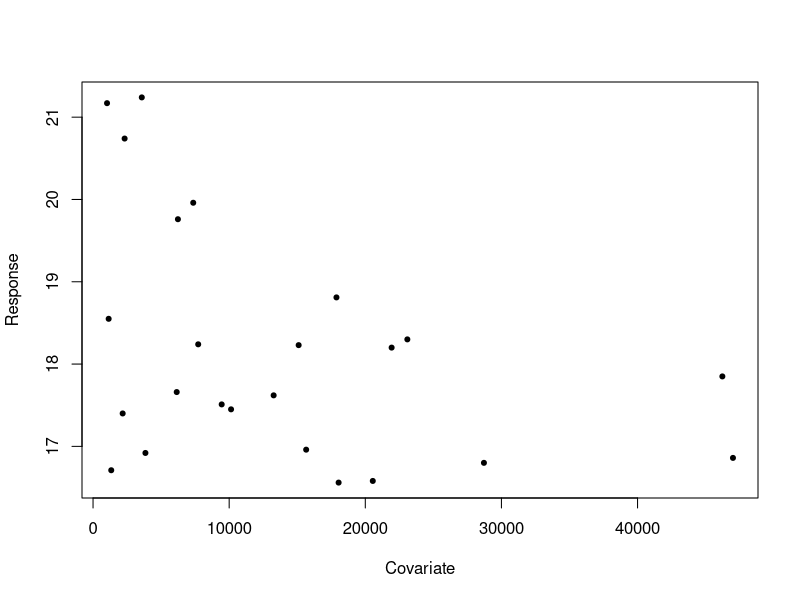
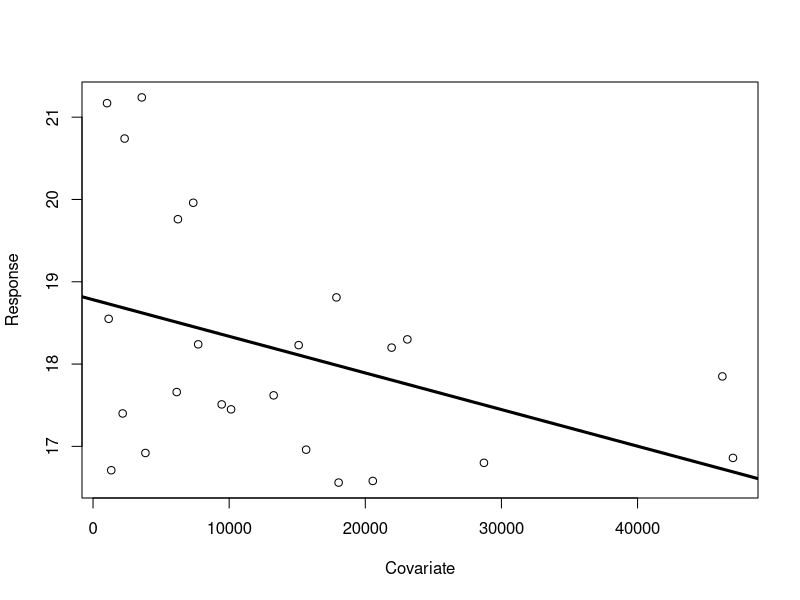
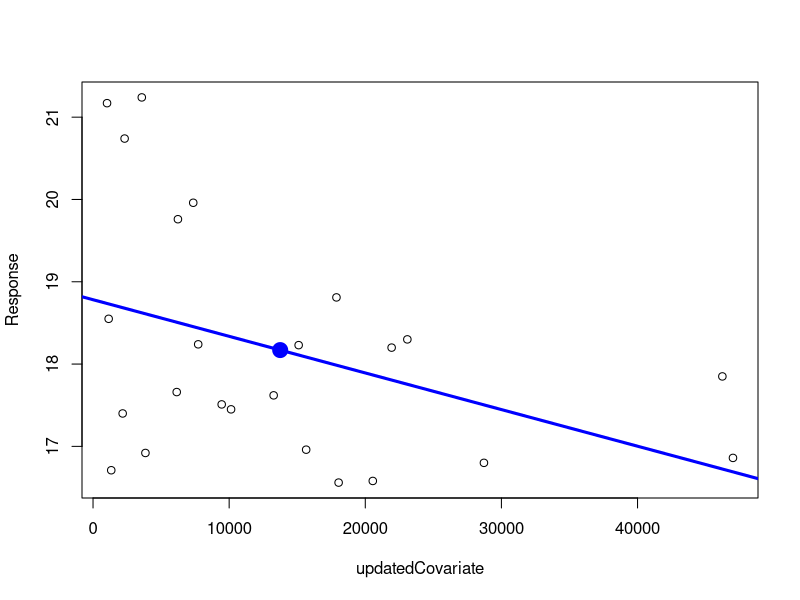

Write R code to recreate these figures, in order.
getwd()
setwd('C:/Users/Susheela/Documents/data analysis/assignment 2')
getwd()
df <- read.csv("bus.csv",header=TRUE)
df
names(df)
names(df)[1]="Response"
names(df)[2]="Covariate"
names(df)
attach(df)
Response
Covariate

#question2
plot(Covariate,Response,pch=20)

#question 3
model <- lm(Response~Covariate,data=df)
plot(Response~Covariate)
abline(model,lwd=3)

model$coefficients

model$fitted.values
sum(model$fitted.values)
Response
sum(Response)


model$residuals
sum(model$residuals)

summary(model)

#question 4
updatedCovariate=Covariate+1
model1 <- lm(Response~updatedCovariate,data=df)


plot(Response~updatedCovariate)

abline(model1,col="black")

summary(model)
summary(model1)

model$residuals
model1$residuals

#question 8

mean(Response)
mean(Covariate)
points(mean(Covariate),mean(Response),pch=20,col="blue",cex=3)
abline(model,col="blue",lwd=3)

summary(Response)
model$coefficients
model$coefficients[1]

summary(Response)

df[which(df$Response==max(Response)),]

residual=abs(model$residuals)
df <- cbind(df,residual)
df[which(df$residual==max(df$residual)),]

